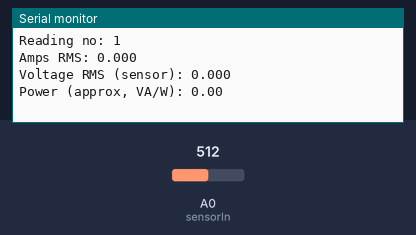
Recording of a sketch running on a simulated Arduino Uno, built with avr-gcc and run on an emulated ATmega328P. Shown: the last lines printed to the serial monitor. The inputs (shaded band) are chosen by the test bench; at power-on: A0 (sensorIn) = 512.

Above: at 1.2 s.
1.3 s: A0 (sensorIn) set to 716
At 2.4 s:
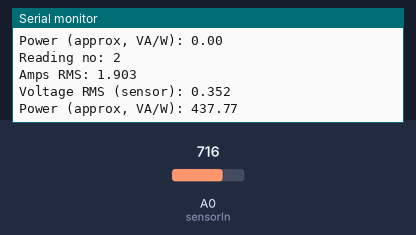
2.8 s: A0 (sensorIn) set to 900
At 3.5 s:
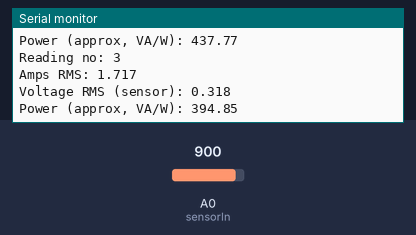
Timing chart, 0 to 5.8 s (numbered marks = the images above; inputs shaded):
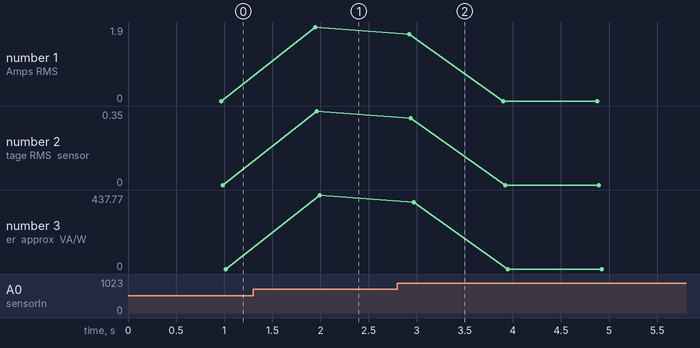

Measured:
- after the input at 1.3 s, the serial monitor: prints a new line after 0.64 s (image 1)
- after the input at 2.8 s, the serial monitor: prints a new line after 0.12 s (image 2)
- plotted number 1: 0 → 1.9 after the input at 1.3 s
- plotted number 2: 0 → 0.35 after the input at 1.3 s
- plotted number 3: 0 → 437.77 after the input at 1.3 s

The sketch:

Energy_Meter.ino
```cpp
const int sensorIn = A0;

// Sensitivity (mV per Amp)
int mVperAmp = 185;  // 5A = 185, 20A = 100, 30A = 66

double Voltage = 0;
double VRMS = 0;
double AmpsRMS = 0;
double power = 0;
unsigned long readingIndex = 1;

const float ADC_REF = 5.0;  // 5V Arduino

void setup() {
  Serial.begin(9600);
}

void loop() {
  Voltage = getVPP();
  VRMS = (Voltage / 2.0) * 0.707;       // Vpp → Vpeak → Vrms
  AmpsRMS = (VRMS * 1000.0) / mVperAmp; // Vrms (V) → mV → A
  power = 230.0 * AmpsRMS;              // Apparent power, assuming 230V & PF=1

  Serial.print("\n\nReading no: ");
  Serial.println(readingIndex++);

  Serial.print("Amps RMS: ");
  Serial.println(AmpsRMS, 3);

  Serial.print("Voltage RMS (sensor): ");
  Serial.println(VRMS, 3);

  Serial.print("Power (approx, VA/W): ");
  Serial.println(power, 2);
}

float getVPP() {
  int readValue;
  int maxValue = 0;
  int minValue = 1023;

  unsigned long start_time = millis();
  while ((millis() - start_time) < 950) { // sample for ~0.95 s
    readValue = analogRead(sensorIn);
    if (readValue > maxValue) maxValue = readValue;
    if (readValue < minValue) minValue = readValue;
  }

  float Vpp = (maxValue - minValue) * ADC_REF / 1024.0;
  return Vpp;
}
```
